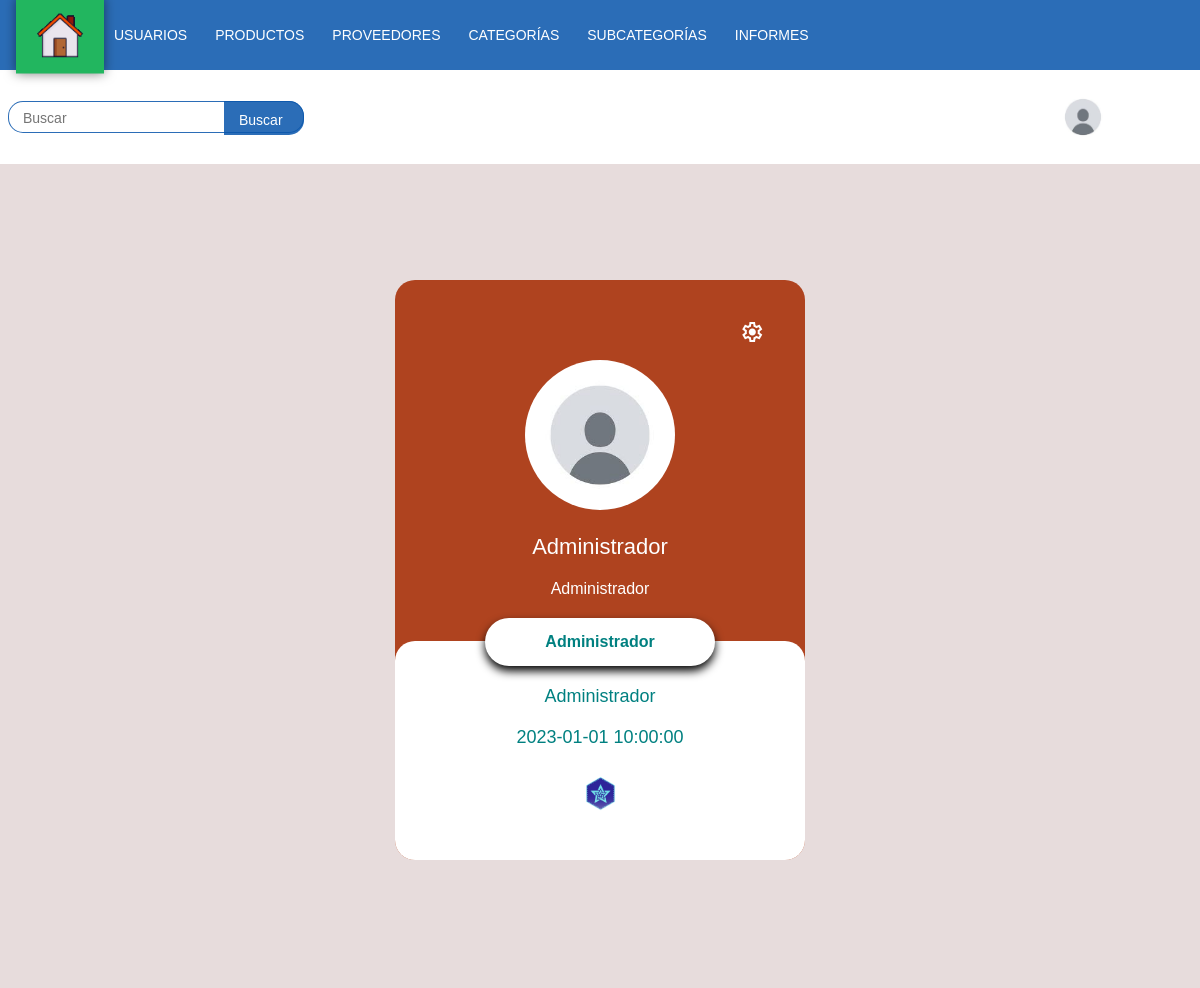
Screenshot of /Visualizar_Perfil.php (signed in) with the database file from the repository.
### tables this page shows
CREATE TABLE Usuario (
    ID_Usuario INT AUTO_INCREMENT PRIMARY KEY,
    Nombre VARCHAR(50) NULL,
    Apellido VARCHAR(50) NULL,
    Usuario VARCHAR(50) NULL,
    Contraseña VARCHAR(255) NULL,
    Rol_Usuario VARCHAR(50),
    Fecha_Registro DATETIME NULL, 
    Foto_Perfil TEXT
);

### Visualizar_Perfil.php (the view, shortened to what this page needs)
<?php
include 'Php/Conexion.php';
$Usuario = $_SESSION['Usuario'];
$stmt = mysqli_prepare($CONEXION, "SELECT Nombre, Apellido, Foto_Perfil, Rol_Usuario, Fecha_Registro FROM usuario WHERE Usuario = ?");
mysqli_stmt_bind_param($stmt, "s", $Usuario);
mysqli_stmt_execute($stmt);
mysqli_stmt_bind_result($stmt, $Nombre, $Apellido, $FotoPerfil, $Rol_Usuario, $Fecha_Registro);
?>
<?php
if (isset($_SESSION['Rol_Usuario'])) {
    $menuDirectory = "Menus/";
    $menuFiles = [
        'Administrador' => 'Menu_Administrador.php',
        'Cajero' => 'Menu_Cajero.php',
        'Bodeguero' => 'Menu_Bodeguero.php',
    ];
    if (array_key_exists($_SESSION['Rol_Usuario'], $menuFiles)) {
        require($menuDirectory . $menuFiles[$_SESSION['Rol_Usuario']]);
?>
<!DOCTYPE html>
<html lang="es">
<head>
    <link rel="stylesheet" href="Css/Visualizar_Pefil.Css">
    <link rel="stylesheet" href="Css/Alerts.css" />
</head>
<body>
    <div class="Contenedor">
        <div class="Caja_Perfil">
            <a href="Configuraciones_Perfil.php">
            <span class="material-symbols-outlined">
            </span>
            </a>
            <img class="Perfil_Icon" src="<?php echo $FotoPerfil; ?>" alt="Foto Perfil">
            <h3><?php echo $Nombre; ?></h3>
            <p><?php echo $Apellido; ?></p>
            <button><?php echo $Usuario; ?></button>
            <div class="Boton_Perfil">
                <p><?php echo $Rol_Usuario; ?></p>
                <p><?php echo $Fecha_Registro; ?></p>
                <img src="icons/StarInventory.ico" alt="">
            </div>
        </div>
    </div>
</body>
</html>
<?php
    } else {
        header("Location: Index.php");
    }
} else {
    header("Location: Index.php");
}
?>

### Menus/Menu_Administrador.php (shortened to what this page needs)
<?php
if (isset($_SESSION['Rol_Usuario']) && $_SESSION['Rol_Usuario'] === 'Administrador') {
    include './Php/Conexion.php';
    $id = mysqli_real_escape_string($CONEXION, $_SESSION['Usuario']);
    $consulta = mysqli_query($CONEXION, "SELECT * FROM usuario WHERE Usuario = '$id';");
    if ($consulta) {
        $valores = mysqli_fetch_array($consulta);
        $foto = $valores['Foto_Perfil'];
    } else {
        echo "Error en la consulta: " . mysqli_error($CONEXION);
        exit;
    }
?>
<!DOCTYPE html>
<html lang="es">
<head>
    <link rel="stylesheet" href="Css/Menu_Administrador.css">
</head>
<body>
    <header>
        <div class="container__menu">
            <div class="menu">
                <nav class="nav">
                    <ul>
                        <li><a href="Panel_Administrador.php" id="selected"></a></li>
                        <li><a href="#">Usuarios</a>
                        </li>
                        <li><a href="#">Productos</a>
                        </li>
                        <li><a href="#">Proveedores</a>
                        </li>
                        <li><a href="#">Categorías</a>
                        </li>
                        <li><a href="#">SubCategorías</a>
                        </li>
                        <li><a href="#">Informes</a>
                        </li>
                    </ul>
                </nav>
            </div>
        </div>
        <div class="header__superior">
            <div id='search-box'>
                <form action='Php/buscar.php' id='search-form' method='get' target='_top'>
                <input id='search-text' name='q' placeholder='Buscar' type='text'/>
                <button id='search-button' type='submit'><span>Buscar</span></button>
                </form>
            </div>
            <nav class="nav1">
                <ul>
                    <li>
                        <a href="#">
                            <img class="perfil_foto" src="<?php echo $foto; ?>" width="50px" height="50px" alt="Foto Perfil">
                        </a>
                    </li>
                </ul>
            </nav>
        </div>
    </header>
</body>
</html>
<?php
} else {
    header("Location: Index.php");
    exit;
}
?>

### Css/Menu_Administrador.css (style rules this page uses)
* { margin: 0; padding: 0; box-sizing: border-box; font-family: 'Source Sans 3', sans-serif; text-decoration: none; }
:root { --Color-Azul: rgba(10, 86, 172, 0.863); --Fondo-Pantalla: #e7dcdc; --Color-Blanco: #fff; --Sombra: rgba(0, 0, 0, 0.5); --Color-Verde: #22b65f; }
header { width: 100%; position: fixed; top: 0; left: 0; background: var(--Color-Blanco); z-index: 100; }
body { background: var(--Fondo-Pantalla); }
.header__superior { max-width: 1200px; margin: auto; display: flex; align-items: center; justify-content: space-between; padding: 8px; }
.container__menu { width: 100%; height: 70px; background: var(--Color-Azul); padding: 0 20px; }
.menu { max-width: 1200px; margin: auto; height: 100%; }
nav { height: 100%; }
nav > ul { height: 100%; display: flex; }
nav ul li { height: 100%; list-style: none; position: relative; }
.nav > ul > li:first-child > a { background-image: url(../Icons/home.gif); background-size: 60px; background-repeat: no-repeat; background-position: center center; padding: 10px 40px; }
nav > ul > li > a { width: 100%; height: 100%; display: flex; align-items: center; padding: 14px; color: var(--Color-Blanco); text-transform: uppercase; font-size: 14px; transition: all 300ms ease; }
#selected { transform: scale(1.1); background-color: var(--Color-Verde); box-shadow: 0px 0px 10px 0px var(--Sombra); }
.perfil_foto { border-radius: 50%; z-index: 100; }
.nav1 { margin-right: 70px; }
#search-box { position: relative; width: 25%; margin: 0; }
#search-form { height: 32px; border: 1px solid var(--Color-Azul); border-radius: 15px; background-color: var(--Color-Blanco); overflow: hidden; }
#search-text { font-size: 14px; color: var(--Color-Blanco); border-width: 0; background: transparent; }
#search-box input[type="text"] { width: 90%; padding: 8px 0 12px 1em; color: var(--Sombra); outline: none; }
#search-button { position: absolute; top: 0; right: 0; height: 34px; width: 80px; font-size: 14px; color: var(--Color-Blanco); text-align: center; line-height: 4px; border-width: 0; background-color: var(--Color-Azul); border-radius: 0px 15px 15px 0px; cursor: pointer; }

### Css/Alerts.css (style rules this page uses)
:root { --exito: #3ab65c; --error: #bf333b; --info: #1898c0; --warning: #bc8c12; --exito-hover: #2d8a46; --error-hover: #962a31; --info-hover: #147fa0; --warning-hover: #9b7512; }
* { margin: 0; padding: 0; box-sizing: border-box; }

### rows the page displays
usuario: Foto_Perfil (picture), Apellido "Administrador"

### other values shown
$Apellido "Administrador"
$Usuario "Administrador"
$Rol_Usuario "Administrador"
$Fecha_Registro "2023-01-01 10:00:00"
